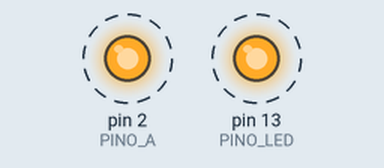
Recording of a sketch running on a simulated Arduino Uno, built with avr-gcc and run on an emulated ATmega328P. Parts: output pins drawn as LEDs (lit = HIGH). Dashed ring = blinking.

Above: at 0.5 s.
Timing chart, 0 to 4.6 s (numbered marks = the images above):
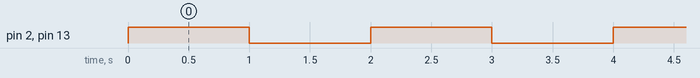

The sketch:

display_de_7_segmentos.ino
```cpp
#define PINO_A 2
#define PINO_LED 13

void setup() {
    pinMode(PINO_A, OUTPUT);
    pinMode(PINO_LED, OUTPUT);
}

void loop() {
    // O pino do segmento apaga com HIGH e acende com LOW
    digitalWrite(PINO_A, HIGH); // Apagando
    digitalWrite(PINO_LED, HIGH);

    delay(1000);

    digitalWrite(PINO_A, LOW); // Acendendo
    digitalWrite(PINO_LED, LOW);

    delay(1000);
}
```

Measured:
- by itself, pin 2 (PINO_A), pin 13 (PINO_LED): alternates HIGH for 1.0 s and LOW for 1.0 s
